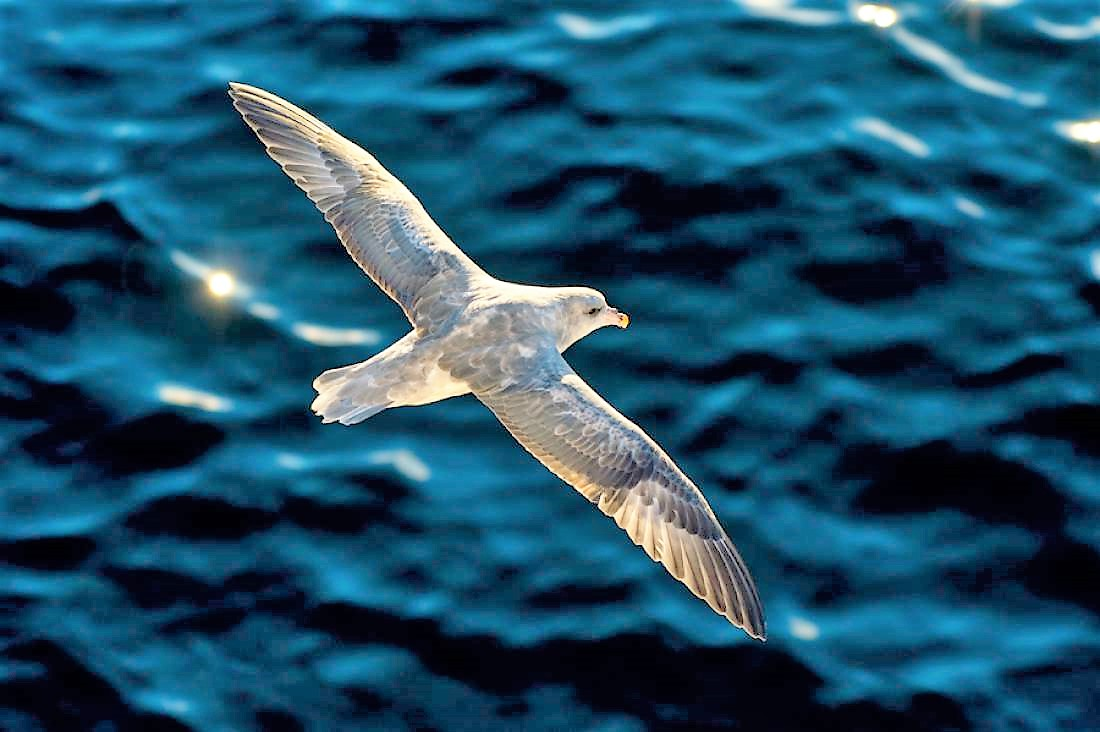
%> input picture 180040030_180050054_180100013_180050016_Final_Project/FlowVisualisation/code/bird.jpg, 1100 x 732 px
$ octave myMainScript.m   (GNU Octave 9; MATLAB toolbox functions it lacks are replaced by stand-ins)
%> lines starting %> are read from the running program, lines starting %| are printed output that depends on the picture; in (x1, y1, x2, y2) boxes, pixels count from 0 and x2, y2 are one past the last pixel; in counts of white or black regions, pixels touching at a corner belong together; the program's own positions count from 1
%% MyMainScript


% Image 1: BIRD
tic;
fprintf('\nThe image of the bird:\n')
path1 = "../data/bird.jpg";
im1 = imread(path1);
%> im1 is the input picture: size 732x1100x3 uint8; mean R, G, B 28.4, 80.4, 105.5
figure, imshow(im1);
im2 = im2gray(im1);
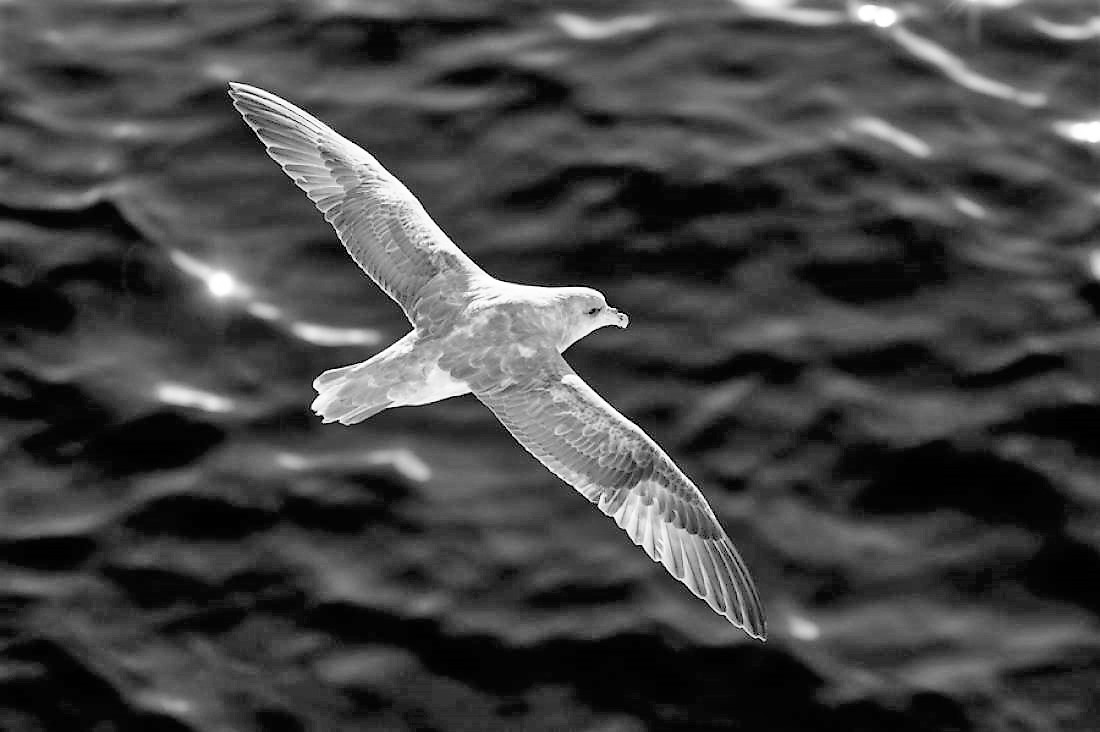
%> im2: size 732x1100 uint8; min 0, max 255, mean 67.7
edge1 = edge(im2,'approxcanny',[0.2 0.6]);
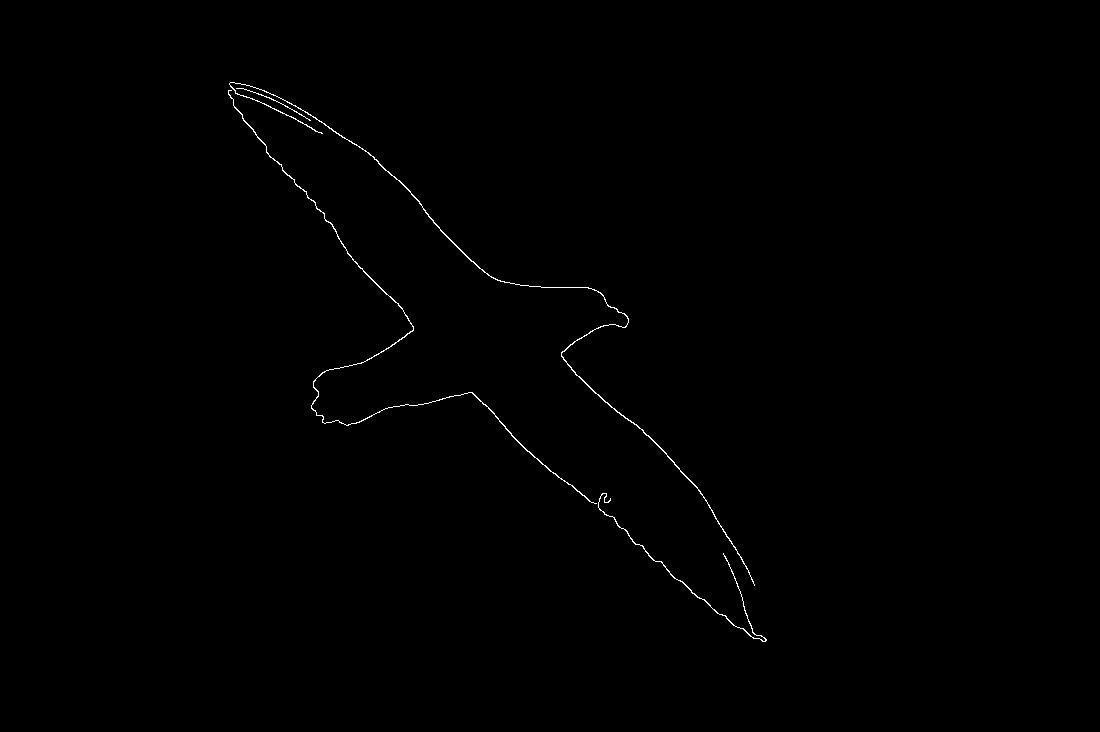
%> edge1: size 732x1100 logical; 0.34% white in thin lines or dots, all inside (x1, y1, x2, y2) = (228, 82, 767, 642)
se = strel('disk',20);
edge2 = imclose(edge1, se);
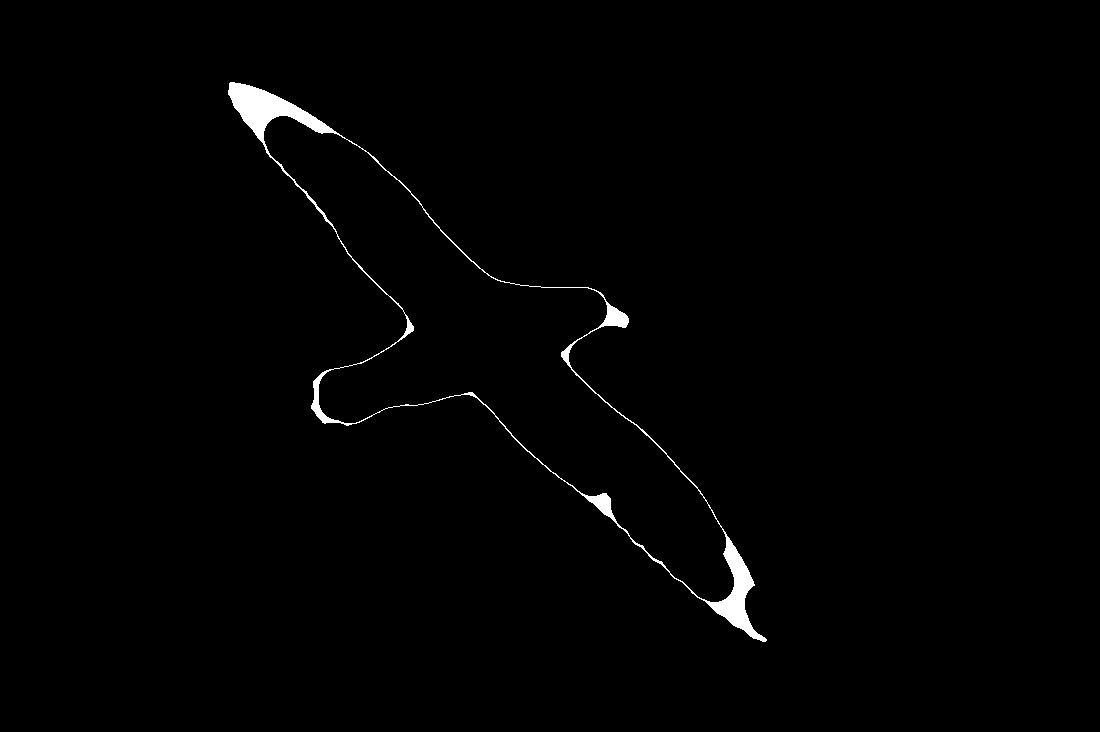
%> edge2: size 732x1100 logical; 0.95% white; 1 white region, box (x1, y1, x2, y2) and area: (228, 82, 767, 642) 7680
mask1 = imfill(edge2, 'holes');
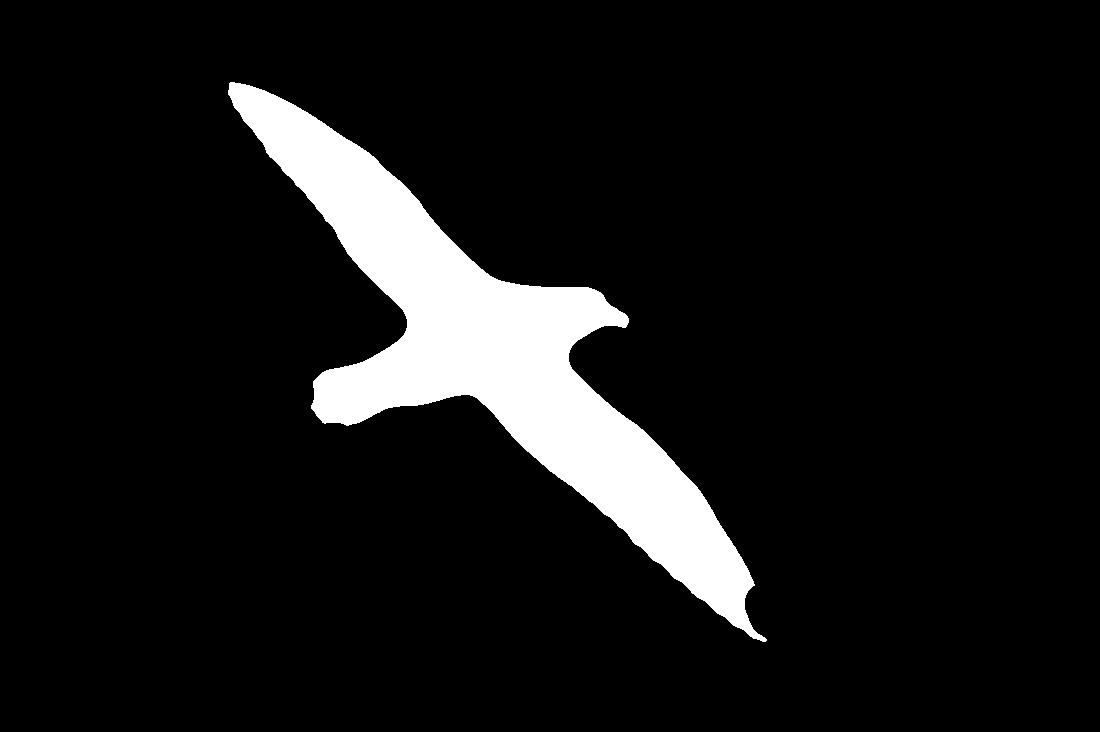
%> mask1: size 732x1100 logical; 8.7% white; 1 white region, box (x1, y1, x2, y2) and area: (228, 82, 767, 642) 69902
figure, imshow(mask1);
toc;

%% Image 2: FLOWER
tic;
fprintf('\nThe image of the flower:\n')
path1 = "../data/flower.jpg";
%> (the run ends here)
